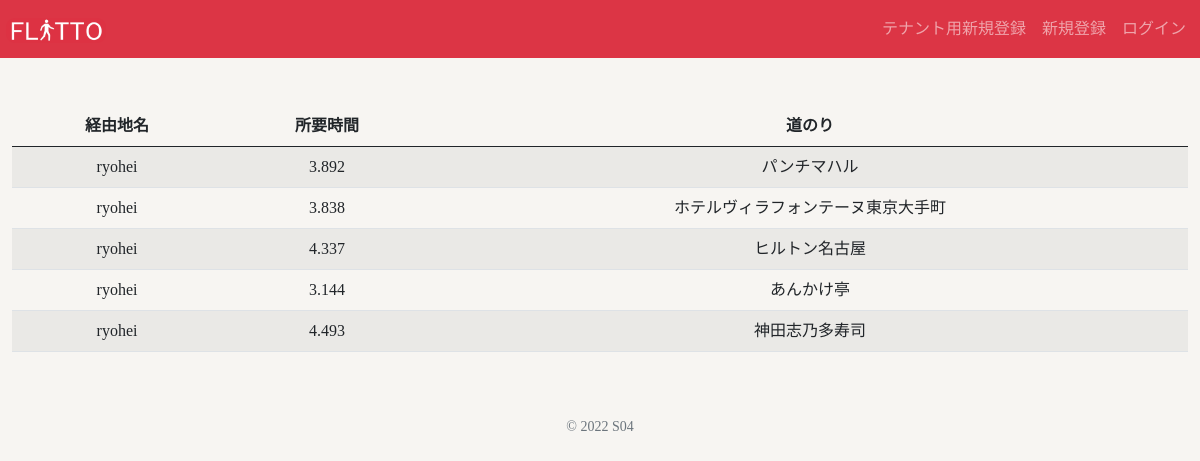
The app's page /history with its own data.
### tables this page shows
CREATE TABLE 'test_history' ('id' INTEGER PRIMARY KEY AUTOINCREMENT NOT NULL, 'name' TEXT,'distance' REAL, 'means' TEXT, 'userid' INTEGER, 'place' TEXT);

### app.py (the view)
@app.route("/history")
def history():
    if request.method == "POST":
        means = request.form.get('means')
    else:
        means = "driving"
    userid = 1
    user = db.execute("SELECT name FROM test_user WHERE id=?",userid)
    history = db.execute("SELECT * FROM test_history WHERE userid=?",userid)
    return render_template("history.html", history = history)

### templates/history.html (shortened to what this page needs)
{% extends "layout.html" %}
{% block main %}
<table class="table table-striped">
    <thead>
        <tr>
            <th>経由地名</th>
            <th>所要時間</th>
            <th>道のり</th>
        </tr>
    </thead>
    <tbody>
        {% set a = namespace(cnt=0) %}
        {% for history in history %}
        <tr>
            <td>{{ history.name }}</td>
            <td>{{ history.distance }}</td>
            <td>{{ history.place }}</td>
        </tr>
        {% set a.cnt = a.cnt + 1 %}
        {% endfor %}
    </tbody>
</table>
{% endblock %}

### templates/layout.html (shortened to what this page needs)
<!DOCTYPE html>
<html>
<head>
    <link rel="stylesheet" href="../static/css/style.css">
    <link rel="stylesheet" href="../static/css/style_index.css">
    <link href="https://cdn.jsdelivr.net/npm/bootstrap@5.0.2/dist/css/bootstrap.min.css" rel="stylesheet">
</head>
    <body class="body">
        <nav class="navbar navbar-expand-md navbar-dark bg-danger">
            {% if session["user_id"] %}
            <a class="navbar-brand" href="/"><img src="static/img/map_logo.png"></a>
            <div class="navbar-collapse collapse justify-content-stretch" id="navbar">
                <ul class="navbar-nav me-auto mt-2">
                </ul>
                <ul class="navbar-nav ms-auto mt-2">
                    <li class="nav-item"><a class="nav-link" href="/mypage">マイページ</a></li>
                    <li class="nav-item"><a class="nav-link" href="/logout">ログアウト</a></li>
                </ul>
            </div>
            {% else %}
            <a class="navbar-brand" href="/"><img src="static/img/map_logo.png"></a>
            <div class="navbar-collapse collapse justify-content-stretch" id="navbar">
                <ul class="navbar-nav ml-auto">
                    <li class="nav-item"><a class="nav-link" href="/tenantregister">テナント用新規登録</a></li>
                    <li class="nav-item"><a class="nav-link" href="/register">新規登録</a></li>
                    <li class="nav-item"><a class="nav-link" href="/login">ログイン</a></li>
                </ul>
            </div>
            {% endif %}
        </nav>
        <main class="container-fluid py-5 text-center">
            {% block main %}{% endblock %}
        </main>
        <footer class="mb-5 small text-center text-muted">
            &copy; 2022 S04
        </footer>
    </body>
</html>

### static/css/style.css (style rules this page uses)
.body { font-family: "筑紫B丸ゴシック", "ヒラギノ丸ゴ ProN"; background-color: #F7F5F2; margin:0; padding:0; }
.navbar { background-color: #; padding:0 0.5vw; }
.navbar-brand img { width:100px; margin:0.15vw 0; }

### static/css/style_index.css (style rules this page uses)
img { border-radius:0.75vw; }

### records on screen
test_history: name "ryohei", distance "3.892", place "パンチマハル"
test_history: name "ryohei", distance "3.838", place "ホテルヴィラフォンテーヌ東京大手町"
test_history: name "ryohei", distance "4.337", place "ヒルトン名古屋"
test_history: name "ryohei", distance "3.144", place "あんかけ亭"
test_history: name "ryohei", distance "4.493", place "神田志乃多寿司"
